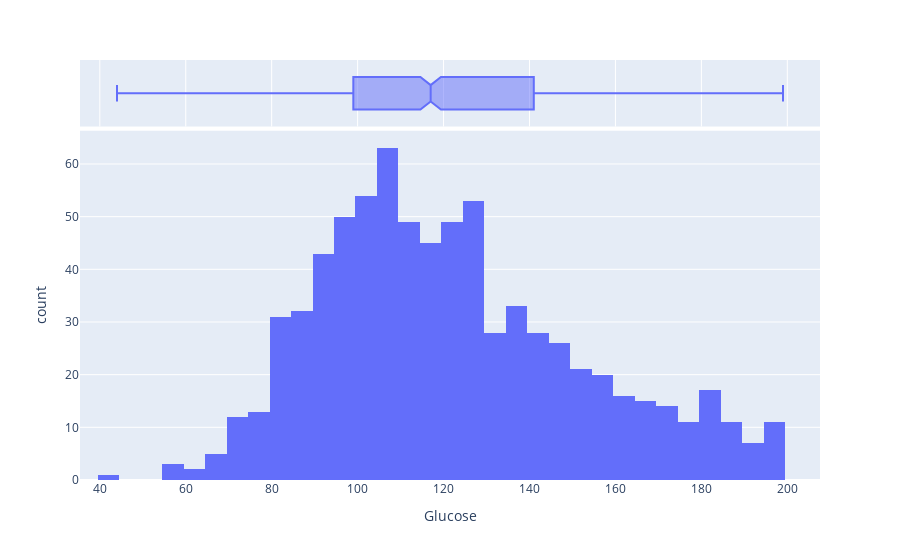

Here is the notebook cell this chart was saved with:
### Code cell
# Glucose column

fig = px.histogram(df_1['Glucose'], x="Glucose",marginal="box")
fig.show()

### Figure 1 — Plotly figure (JSON) as saved in the notebook; plotly's stock layout.template omitted (floating-point values rounded to 4 significant figures; data arrays with more than 128 entries replaced by an {"elided": "..."} marker saying what was removed)
{"data": [{"alignmentgroup": "True", "bingroup": "x", "hovertemplate": "Glucose=%{x}<br>count=%{y}<extra></extra>", "legendgroup": "", "marker": {"color": "#636efa", "pattern": {"shape": ""}}, "name": "", "offsetgroup": "", "orientation": "v", "showlegend": false, "type": "histogram", "x": {"elided": "768 int values"}, "xaxis": "x", "yaxis": "y"}, {"alignmentgroup": "True", "hovertemplate": "Glucose=%{x}<extra></extra>", "legendgroup": "", "marker": {"color": "#636efa"}, "name": "", "notched": true, "offsetgroup": "", "showlegend": false, "type": "box", "x": {"elided": "768 int values"}, "xaxis": "x2", "yaxis": "y2"}], "layout": {"barmode": "relative", "legend": {"tracegroupgap": 0}, "margin": {"t": 60}, "xaxis": {"anchor": "y", "domain": [0, 1], "title": {"text": "Glucose"}}, "xaxis2": {"anchor": "y2", "domain": [0, 1], "matches": "x", "showgrid": true, "showticklabels": false}, "yaxis": {"anchor": "x", "domain": [0, 0.8316], "title": {"text": "count"}}, "yaxis2": {"anchor": "x2", "domain": [0.8416, 1], "matches": "y2", "showgrid": false, "showline": false, "showticklabels": false, "ticks": ""}}}
